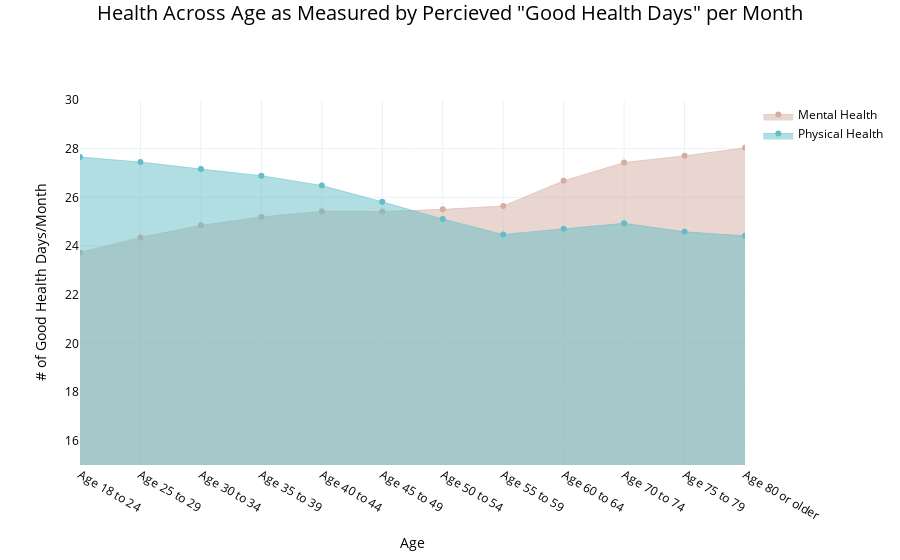

Here is the notebook cell this chart was saved with:
### Code cell
labels = ['Mental Health', 'Physical Health']
colors = ['rgb(67,67,67)', 'rgb(49,130,189)']
mode_size = [8, 8]
line_size = [2, 2]

fig = go.Figure()

fig.add_trace(go.Scatter(
        x=df_men['_AGEG5YR'], y=df_men['REV_MENTHLTH'], 
        fill='tozeroy',
        #mode='none',
        name=labels[0],
        line=dict(width=0.5, color='rgb(213, 174, 161)'),
        connectgaps=True,
        
    ))

    # endpoints
fig.add_trace(go.Scatter(
        x=df_phys['_AGEG5YR'], y=df_phys['REV_PHYSHLTH'],
        fill='tozeroy',
        #mode='none',
        name=labels[1],
        line=dict(width=0.5, color='rgb(99, 189, 198)')
    ))
fig.update_yaxes(range=[15, 30])
fig.update_layout(font_color="Black",
                  title= {'text': 'Health Across Age as Measured by Percieved "Good Health Days" per Month',
            'font_size':20,
           'y':0.99,
            'x':0.5,
            'xanchor': 'center',
            'yanchor': 'top'},
                   xaxis_title='Age',
                   yaxis_title='# of Good Health Days/Month',
                  template='plotly_white')

### Figure 1 — Plotly figure (JSON) as saved in the notebook; plotly's stock layout.template omitted (floating-point values rounded to 4 significant figures)
{"data": [{"connectgaps": true, "fill": "tozeroy", "line": {"color": "rgb(213, 174, 161)", "width": 0.5}, "name": "Mental Health", "type": "scatter", "x": ["Age 18 to 24", "Age 25 to 29", "Age 30 to 34", "Age 35 to 39", "Age 40 to 44", "Age 45 to 49", "Age 50 to 54", "Age 55 to 59", "Age 60 to 64", "Age 70 to 74", "Age 75 to 79", "Age 80 or older"], "y": [23.73, 24.35, 24.85, 25.19, 25.43, 25.41, 25.51, 25.65, 26.68, 27.43, 27.7, 28.04]}, {"fill": "tozeroy", "line": {"color": "rgb(99, 189, 198)", "width": 0.5}, "name": "Physical Health", "type": "scatter", "x": ["Age 18 to 24", "Age 25 to 29", "Age 30 to 34", "Age 35 to 39", "Age 40 to 44", "Age 45 to 49", "Age 50 to 54", "Age 55 to 59", "Age 60 to 64", "Age 70 to 74", "Age 75 to 79", "Age 80 or older"], "y": [27.65, 27.45, 27.16, 26.89, 26.49, 25.82, 25.11, 24.47, 24.7, 24.93, 24.58, 24.42]}], "layout": {"font": {"color": "Black"}, "title": {"font": {"size": 20}, "text": "Health Across Age as Measured by Percieved \"Good Health Days\" per Month", "x": 0.5, "xanchor": "center", "y": 0.99, "yanchor": "top"}, "xaxis": {"title": {"text": "Age"}}, "yaxis": {"range": [15, 30], "title": {"text": "# of Good Health Days/Month"}}}}
